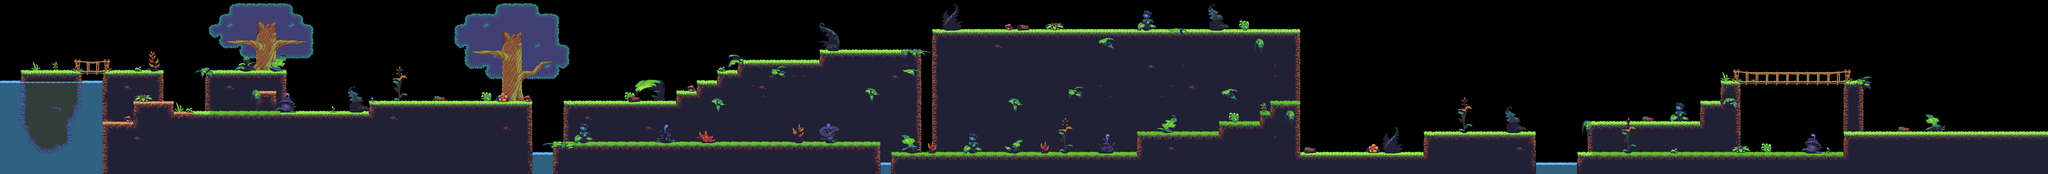

A 2D game scene composited from a Tiled map and its tileset images. What follows is a short description and the map's XML, with each tile layer's data collapsed to a summary:
An orthogonal 200x17 tile map with 32x32 px tiles, 7 tile layers (water, water_objects, main_back, main, ...), 1 hidden layer not drawn, 10 tilesets and 60 objects (57x coin, player, green_mushroom).

<map version="1.0" tiledversion="2017.12.21" orientation="orthogonal" renderorder="right-down" width="200" height="17" tilewidth="32" tileheight="32" infinite="0" nextobjectid="76">
 <tileset firstgid="1" name="ground_brown" tilewidth="32" tileheight="32" tilecount="36" columns="6">
  <image source="../tilesets/jungle/ground_brown.png" width="192" height="192" />
 </tileset>
 <tileset firstgid="37" name="water" tilewidth="32" tileheight="32" tilecount="20" columns="5">
  <image source="../tilesets/jungle/water.png" width="160" height="128" />
 </tileset>
 <tileset firstgid="57" name="bottom_water" tilewidth="32" tileheight="32" tilecount="16" columns="4">
  <image source="../tilesets/jungle/bottom_water.png" width="128" height="128" />
 </tileset>
 <tileset firstgid="73" name="wall_brown" tilewidth="32" tileheight="32" tilecount="48" columns="4">
  <image source="../tilesets/jungle/wall_brown.png" width="128" height="384" />
 </tileset>
 <tileset firstgid="121" name="bridge" tilewidth="32" tileheight="32" tilecount="33" columns="11">
  <image source="../tilesets/jungle/bridge.png" width="352" height="96" />
 </tileset>
 <tileset firstgid="154" name="bottom_brown" tilewidth="32" tileheight="32" tilecount="16" columns="4">
  <image source="../tilesets/jungle/bottom_brown.png" width="128" height="128" />
 </tileset>
 <tileset firstgid="170" name="slopes_brown" tilewidth="32" tileheight="32" tilecount="30" columns="6">
  <image source="../tilesets/jungle/slopes_brown.png" width="192" height="160" />
  <tile id="10">
   <objectgroup draworder="index">
    <object id="1" x="0.356157" y="3.91773">
     <polyline points="0,0 31.5199,16.2051 31.5199,27.4241 -0.178079,27.6022 -0.356157,0.178079" />
    </object>
   </objectgroup>
  </tile>
 </tileset>
 <tileset firstgid="200" name="collisions" tilewidth="32" tileheight="32" tilecount="32" columns="8">
  <image source="../tilesets/collisions.png" width="256" height="128" />
 </tileset>
 <tileset firstgid="232" name="plants_objects" tilewidth="32" tileheight="32" tilecount="208" columns="16">
  <image source="../tilesets/jungle/plants_objects.png" width="512" height="416" />
 </tileset>
 <tileset firstgid="440" name="tree_light" tilewidth="32" tileheight="32" tilecount="110" columns="10">
  <image source="../tilesets/jungle/tree_light.png" width="320" height="352" />
 </tileset>
 <layer name="water" width="200" height="17">
  <data>[3400 cells, 139 non-empty, 3 distinct tile ids]</data>
 </layer>
 <layer name="water_objects" width="200" height="17">
  <data>[3400 cells, 165 non-empty, 68 distinct tile ids]</data>
 </layer>
 <layer name="main_back" width="200" height="17">
  <data>[3400 cells, 1050 non-empty, 36 distinct tile ids]</data>
 </layer>
 <layer name="main" width="200" height="17">
  <data>[3400 cells, 882 non-empty, 51 distinct tile ids]</data>
 </layer>
 <layer name="bridge_back" width="200" height="17">
  <data>[3400 cells, 40 non-empty, 18 distinct tile ids]</data>
 </layer>
 <layer name="bridge_front" width="200" height="17">
  <data>[3400 cells, 113 non-empty, 58 distinct tile ids]</data>
 </layer>
 <layer name="collisions" width="200" height="17" visible="0">
  <data>[3400 cells, 386 non-empty, 3 distinct tile ids]</data>
 </layer>
 <layer name="decoration" width="200" height="17">
  <data>[3400 cells, 232 non-empty, 143 distinct tile ids]</data>
 </layer>
 <objectgroup name="object_layer">
  <object id="1" type="coin" gid="208" x="224" y="192" width="32" height="21" />
  <object id="2" name="player" gid="221" x="96" y="192" width="32" height="32" />
  <object id="3" type="coin" gid="208" x="272" y="192" width="32" height="21" />
  <object id="4" type="coin" gid="208" x="320" y="192" width="32" height="21" />
  <object id="5" type="coin" gid="208" x="688" y="192" width="32" height="21" />
  <object id="6" type="coin" gid="208" x="752" y="192" width="32" height="21" />
  <object id="8" type="coin" gid="208" x="816" y="192" width="32" height="21" />
  <object id="20" type="coin" gid="208" x="1632" y="288" width="32" height="21" />
  <object id="21" type="coin" gid="208" x="1696" y="256" width="32" height="21" />
  <object id="22" type="coin" gid="208" x="1760" y="288" width="32" height="21" />
  <object id="23" type="coin" gid="208" x="2336" y="416" width="32" height="21" />
  <object id="24" type="coin" gid="208" x="2400" y="416" width="32" height="21" />
  <object id="25" type="coin" gid="208" x="2464" y="416" width="32" height="21" />
  <object id="26" type="coin" gid="208" x="2528" y="416" width="32" height="21" />
  <object id="27" type="coin" gid="208" x="2368" y="384" width="32" height="21" />
  <object id="28" type="coin" gid="208" x="2432" y="384" width="32" height="21" />
  <object id="29" type="coin" gid="208" x="2496" y="384" width="32" height="21" />
  <object id="30" type="coin" gid="208" x="2464" y="352" width="32" height="21" />
  <object id="31" type="coin" gid="208" x="2400" y="352" width="32" height="21" />
  <object id="32" type="coin" gid="208" x="2656" y="128" width="32" height="21" />
  <object id="33" type="coin" gid="208" x="2720" y="128" width="32" height="21" />
  <object id="34" type="coin" gid="208" x="2784" y="128" width="32" height="21" />
  <object id="35" type="coin" gid="208" x="2688" y="96" width="32" height="21" />
  <object id="36" type="coin" gid="208" x="2752" y="96" width="32" height="21" />
  <object id="37" type="coin" gid="208" x="2720" y="64" width="32" height="21" />
  <object id="38" type="coin" gid="208" x="3584" y="384" width="32" height="21" />
  <object id="39" type="coin" gid="208" x="3808" y="352" width="32" height="21" />
  <object id="40" type="coin" gid="208" x="3392" y="64" width="32" height="21" />
  <object id="41" type="coin" gid="208" x="3456" y="64" width="32" height="21" />
  <object id="42" type="coin" gid="208" x="3520" y="64" width="32" height="21" />
  <object id="43" type="coin" gid="208" x="3584" y="64" width="32" height="21" />
  <object id="44" type="coin" gid="208" x="3648" y="64" width="32" height="21" />
  <object id="45" type="coin" gid="208" x="3712" y="64" width="32" height="21" />
  <object id="46" type="coin" gid="208" x="3776" y="64" width="32" height="21" />
  <object id="47" type="coin" gid="208" x="3840" y="64" width="32" height="21" />
  <object id="48" type="coin" gid="208" x="3904" y="64" width="32" height="21" />
  <object id="49" type="coin" gid="208" x="3968" y="64" width="32" height="21" />
  <object id="50" type="coin" gid="208" x="4032" y="64" width="32" height="21" />
  <object id="51" type="coin" gid="208" x="4768" y="384" width="32" height="21" />
  <object id="52" type="coin" gid="208" x="5024" y="448" width="32" height="21" />
  <object id="53" type="coin" gid="208" x="4896" y="448" width="32" height="21" />
  <object id="55" type="coin" gid="208" x="4960" y="448" width="32" height="21" />
  <object id="56" type="coin" gid="208" x="5600" y="448" width="32" height="21" />
  <object id="57" type="coin" gid="208" x="5424" y="224" width="32" height="21" />
  <object id="58" type="coin" gid="208" x="5488" y="224" width="32" height="21" />
  <object id="59" type="coin" gid="208" x="5552" y="224" width="32" height="21" />
  <object id="60" type="coin" gid="208" x="5616" y="224" width="32" height="21" />
  <object id="61" type="coin" gid="208" x="5680" y="224" width="32" height="21" />
  <object id="62" type="coin" gid="208" x="5744" y="224" width="32" height="21" />
  <object id="63" type="coin" gid="208" x="5712" y="192" width="32" height="21" />
  <object id="64" type="coin" gid="208" x="5648" y="192" width="32" height="21" />
  <object id="65" type="coin" gid="208" x="5584" y="192" width="32" height="21" />
  <object id="66" type="coin" gid="208" x="5520" y="192" width="32" height="21" />
  <object id="67" type="coin" gid="208" x="5456" y="192" width="32" height="21" />
  </objectgroup>
</map>
<!-- 5 of 60 objects omitted -->
